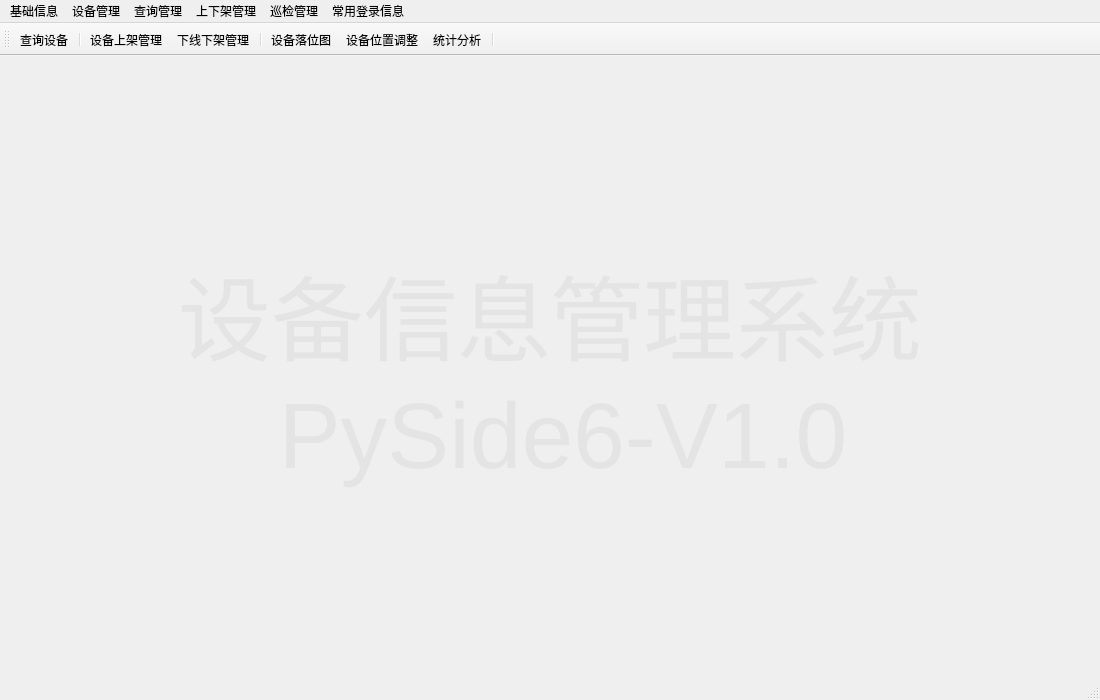
<?xml version="1.0" encoding="UTF-8"?>
<ui version="4.0">
 <class>MainWindow</class>
 <widget class="QMainWindow" name="MainWindow">
  <property name="geometry">
   <rect>
    <x>0</x>
    <y>0</y>
    <width>1100</width>
    <height>700</height>
   </rect>
  </property>
  <property name="windowTitle">
   <string>机房设备管理系统pyside6-V1.0</string>
  </property>
  <property name="windowIcon">
   <iconset resource="../img/picture.qrc">
    <normaloff>:/查询/system.ico</normaloff>:/查询/system.ico</iconset>
  </property>
  <widget class="QWidget" name="centralwidget">
   <layout class="QVBoxLayout" name="verticalLayout">
    <item>
     <widget class="QLabel" name="label">
      <property name="font">
       <font>
        <pointsize>70</pointsize>
       </font>
      </property>
      <property name="styleSheet">
       <string notr="true">
color: rgba(106, 106, 106, 20);</string>
      </property>
      <property name="text">
       <string>设备信息管理系统
 PySide6-V1.0</string>
      </property>
      <property name="alignment">
       <set>Qt::AlignCenter</set>
      </property>
     </widget>
    </item>
   </layout>
  </widget>
  <widget class="QMenuBar" name="menubar">
   <property name="geometry">
    <rect>
     <x>0</x>
     <y>0</y>
     <width>1100</width>
     <height>22</height>
    </rect>
   </property>
   <widget class="QMenu" name="mu_baseinfo">
    <property name="title">
     <string>基础信息</string>
    </property>
    <addaction name="action_base"/>
   </widget>
   <widget class="QMenu" name="mu_machine">
    <property name="title">
     <string>设备管理</string>
    </property>
    <addaction name="actiontjsb"/>
    <addaction name="actionxg"/>
    <addaction name="actionpldr"/>
    <addaction name="separator"/>
    <addaction name="actionexport_exl"/>
    <addaction name="separator"/>
    <addaction name="actionprintbx"/>
   </widget>
   <widget class="QMenu" name="mu_select">
    <property name="title">
     <string>查询管理</string>
    </property>
    <addaction name="actioncxsb"/>
    <addaction name="separator"/>
    <addaction name="action_top"/>
    <addaction name="separator"/>
    <addaction name="action_report"/>
    <addaction name="separator"/>
    <addaction name="actionwb"/>
   </widget>
   <widget class="QMenu" name="mu_shelf">
    <property name="title">
     <string>上下架管理</string>
    </property>
    <addaction name="actionsjgl"/>
    <addaction name="actionxjgl"/>
    <addaction name="action_machine_sw"/>
    <addaction name="separator"/>
    <addaction name="action_shelf_display"/>
   </widget>
   <widget class="QMenu" name="mu_poll">
    <property name="title">
     <string>巡检管理</string>
    </property>
    <addaction name="actionsjpz"/>
    <addaction name="actionsj"/>
   </widget>
   <widget class="QMenu" name="menu">
    <property name="title">
     <string>常用登录信息</string>
    </property>
    <addaction name="actionuser_pass"/>
   </widget>
   <addaction name="mu_baseinfo"/>
   <addaction name="mu_machine"/>
   <addaction name="mu_select"/>
   <addaction name="mu_shelf"/>
   <addaction name="mu_poll"/>
   <addaction name="menu"/>
  </widget>
  <widget class="QStatusBar" name="statusbar"/>
  <widget class="QToolBar" name="toolBar">
   <property name="windowTitle">
    <string>toolBar</string>
   </property>
   <attribute name="toolBarArea">
    <enum>TopToolBarArea</enum>
   </attribute>
   <attribute name="toolBarBreak">
    <bool>false</bool>
   </attribute>
   <addaction name="actioncxsb"/>
   <addaction name="separator"/>
   <addaction name="actionsjgl"/>
   <addaction name="actionxjgl"/>
   <addaction name="separator"/>
   <addaction name="action_top"/>
   <addaction name="action_machine_sw"/>
   <addaction name="action_report"/>
   <addaction name="separator"/>
  </widget>
  <action name="actionjfgl">
   <property name="text">
    <string>机房管理</string>
   </property>
  </action>
  <action name="actionjg">
   <property name="text">
    <string>机柜管理</string>
   </property>
  </action>
  <action name="actionu">
   <property name="text">
    <string>U位管理</string>
   </property>
  </action>
  <action name="actiontjsb">
   <property name="text">
    <string>补录设备</string>
   </property>
   <property name="toolTip">
    <string>补录设备</string>
   </property>
  </action>
  <action name="actionxg">
   <property name="text">
    <string>修改设备信息</string>
   </property>
  </action>
  <action name="actionsjgl">
   <property name="icon">
    <iconset resource="../img/picture.qrc">
     <normaloff>:/查询/up.ico</normaloff>:/查询/up.ico</iconset>
   </property>
   <property name="text">
    <string>设备上架管理</string>
   </property>
   <property name="toolTip">
    <string>设备上架</string>
   </property>
  </action>
  <action name="actionxjgl">
   <property name="icon">
    <iconset resource="../img/picture.qrc">
     <normaloff>:/查询/down.gif</normaloff>:/查询/down.gif</iconset>
   </property>
   <property name="text">
    <string>下线下架管理</string>
   </property>
   <property name="iconText">
    <string notr="true">下线下架管理</string>
   </property>
   <property name="toolTip">
    <string>下线下架管理</string>
   </property>
  </action>
  <action name="actionsjpz">
   <property name="text">
    <string>巡检配置</string>
   </property>
  </action>
  <action name="actionsj">
   <property name="text">
    <string>巡检操作</string>
   </property>
  </action>
  <action name="actioncxsb">
   <property name="icon">
    <iconset resource="../img/picture.qrc">
     <normaloff>:/查询/select.gif</normaloff>:/查询/select.gif</iconset>
   </property>
   <property name="text">
    <string>查询设备</string>
   </property>
  </action>
  <action name="actionpldr">
   <property name="text">
    <string>批量导入设备</string>
   </property>
  </action>
  <action name="action_base">
   <property name="text">
    <string>基础信息管理</string>
   </property>
  </action>
  <action name="action_shelf_display">
   <property name="text">
    <string>上下架信息查询</string>
   </property>
  </action>
  <action name="action_top">
   <property name="icon">
    <iconset resource="../img/picture.qrc">
     <normaloff>:/查询/top.gif</normaloff>:/查询/top.gif</iconset>
   </property>
   <property name="text">
    <string>设备落位图</string>
   </property>
  </action>
  <action name="actionuser_pass">
   <property name="text">
    <string>用户登录密码</string>
   </property>
  </action>
  <action name="action_report">
   <property name="icon">
    <iconset resource="../img/picture.qrc">
     <normaloff>:/查询/rep.ico</normaloff>:/查询/rep.ico</iconset>
   </property>
   <property name="text">
    <string>统计分析</string>
   </property>
  </action>
  <action name="actionexport_exl">
   <property name="text">
    <string>导出设备信息</string>
   </property>
  </action>
  <action name="actionwb">
   <property name="text">
    <string>维保信息查询</string>
   </property>
  </action>
  <action name="actionprintbx">
   <property name="text">
    <string>标签管理</string>
   </property>
  </action>
  <action name="action_machine_sw">
   <property name="icon">
    <iconset resource="../img/picture.qrc">
     <normaloff>:/查询/sw.png</normaloff>:/查询/sw.png</iconset>
   </property>
   <property name="text">
    <string>设备位置调整</string>
   </property>
  </action>
 </widget>
 <resources>
  <include location="../img/picture.qrc"/>
 </resources>
 <connections/>
</ui>
